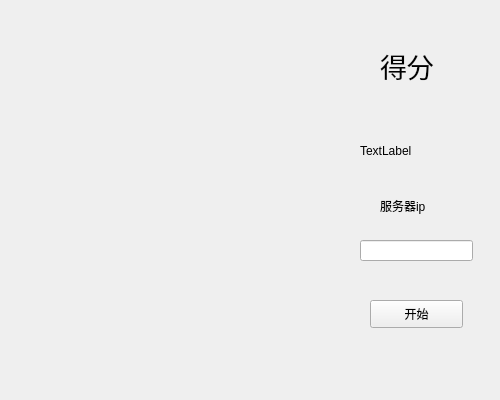
<?xml version="1.0" encoding="UTF-8"?>
<ui version="4.0">
 <class>client</class>
 <widget class="QWidget" name="client">
  <property name="geometry">
   <rect>
    <x>0</x>
    <y>0</y>
    <width>500</width>
    <height>400</height>
   </rect>
  </property>
  <property name="windowTitle">
   <string>Form</string>
  </property>
  <widget class="QLabel" name="label">
   <property name="geometry">
    <rect>
     <x>380</x>
     <y>40</y>
     <width>72</width>
     <height>51</height>
    </rect>
   </property>
   <property name="font">
    <font>
     <pointsize>20</pointsize>
    </font>
   </property>
   <property name="text">
    <string>得分</string>
   </property>
  </widget>
  <widget class="QLabel" name="score">
   <property name="geometry">
    <rect>
     <x>360</x>
     <y>130</y>
     <width>131</width>
     <height>41</height>
    </rect>
   </property>
   <property name="text">
    <string>TextLabel</string>
   </property>
  </widget>
  <widget class="QLineEdit" name="serverip">
   <property name="geometry">
    <rect>
     <x>360</x>
     <y>240</y>
     <width>113</width>
     <height>21</height>
    </rect>
   </property>
  </widget>
  <widget class="QLabel" name="label_2">
   <property name="geometry">
    <rect>
     <x>380</x>
     <y>190</y>
     <width>72</width>
     <height>31</height>
    </rect>
   </property>
   <property name="text">
    <string>服务器ip</string>
   </property>
  </widget>
  <widget class="QPushButton" name="startbtn">
   <property name="geometry">
    <rect>
     <x>370</x>
     <y>300</y>
     <width>93</width>
     <height>28</height>
    </rect>
   </property>
   <property name="text">
    <string>开始</string>
   </property>
  </widget>
 </widget>
 <resources/>
 <connections/>
</ui>
